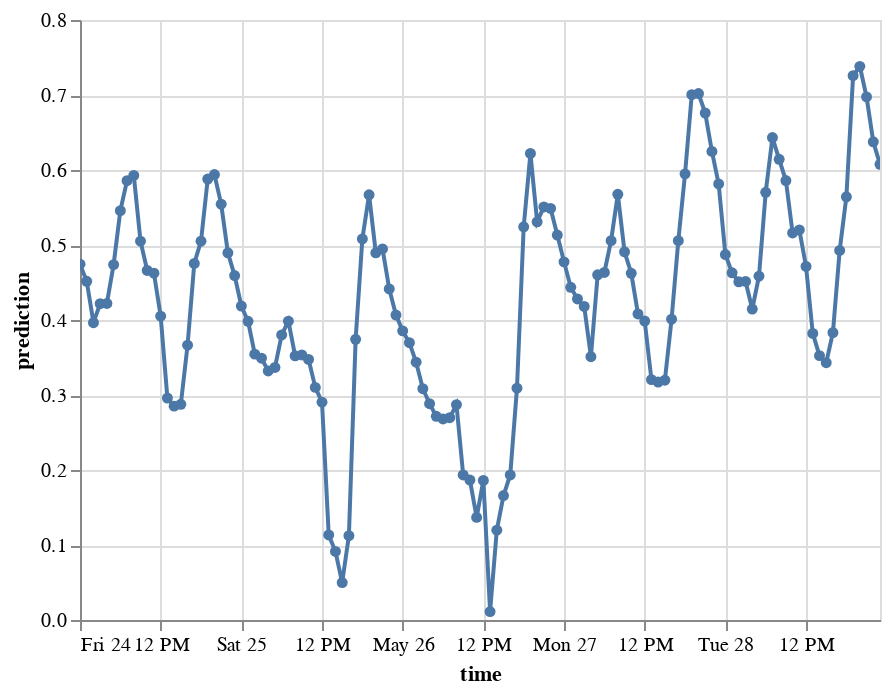

Here is the notebook cell this chart was saved with:
### Code cell
# Importing Altair for interactive visualization
import altair as alt

# Create Altair chart with line and dots
chart = alt.Chart(predictions_df).mark_line(point=True).encode(
    x='time:T', 
    y='prediction:Q', 
    # Adding tooltips for interactive information display
    tooltip=[alt.Tooltip('time:T', title='Date', format='%Y-%m-%d'), 
             alt.Tooltip('time:T', title='Time', format='%H:%M'), 
             alt.Tooltip('prediction:Q', title='Spot Price (DKK)', format='.2f'),
            ]
)
 
# Display the chart
chart.interactive()

### Figure 1 — Vega-Lite specification as saved in the notebook (floating-point values rounded to 4 significant figures)
{"config": {"view": {"continuousWidth": 400, "continuousHeight": 300}}, "data": {"name": "data-f8a8a5aced8513be75a772369137e051"}, "mark": {"type": "line", "point": true}, "encoding": {"tooltip": [{"field": "time", "format": "%Y-%m-%d", "title": "Date", "type": "temporal"}, {"field": "time", "format": "%H:%M", "title": "Time", "type": "temporal"}, {"field": "prediction", "format": ".2f", "title": "Spot Price (DKK)", "type": "quantitative"}], "x": {"field": "time", "type": "temporal"}, "y": {"field": "prediction", "type": "quantitative"}}, "selection": {"selector001": {"type": "interval", "bind": "scales", "encodings": ["x", "y"]}}, "$schema": "https://vega.github.io/schema/vega-lite/v4.17.0.json", "datasets": {"data-f8a8a5aced8513be75a772369137e051": [{"prediction": 0.4745, "time": "2024-05-24T00:00:00"}, {"prediction": 0.4517, "time": "2024-05-24T01:00:00"}, {"prediction": 0.3964, "time": "2024-05-24T02:00:00"}, {"prediction": 0.4217, "time": "2024-05-24T03:00:00"}, {"prediction": 0.4221, "time": "2024-05-24T04:00:00"}, {"prediction": 0.4738, "time": "2024-05-24T05:00:00"}, {"prediction": 0.5458, "time": "2024-05-24T06:00:00"}, {"prediction": 0.5858, "time": "2024-05-24T07:00:00"}, {"prediction": 0.5928, "time": "2024-05-24T08:00:00"}, {"prediction": 0.5051, "time": "2024-05-24T09:00:00"}, {"prediction": 0.4661, "time": "2024-05-24T10:00:00"}, {"prediction": 0.4625, "time": "2024-05-24T11:00:00"}, {"prediction": 0.4051, "time": "2024-05-24T12:00:00"}, {"prediction": 0.296, "time": "2024-05-24T13:00:00"}, {"prediction": 0.2851, "time": "2024-05-24T14:00:00"}, {"prediction": 0.2876, "time": "2024-05-24T15:00:00"}, {"prediction": 0.3663, "time": "2024-05-24T16:00:00"}, {"prediction": 0.4754, "time": "2024-05-24T17:00:00"}, {"prediction": 0.5051, "time": "2024-05-24T18:00:00"}, {"prediction": 0.5879, "time": "2024-05-24T19:00:00"}, {"prediction": 0.5939, "time": "2024-05-24T20:00:00"}, {"prediction": 0.5545, "time": "2024-05-24T21:00:00"}, {"prediction": 0.4896, "time": "2024-05-24T22:00:00"}, {"prediction": 0.4592, "time": "2024-05-24T23:00:00"}, {"prediction": 0.4186, "time": "2024-05-25T00:00:00"}, {"prediction": 0.3983, "time": "2024-05-25T01:00:00"}, {"prediction": 0.3545, "time": "2024-05-25T02:00:00"}, {"prediction": 0.3491, "time": "2024-05-25T03:00:00"}, {"prediction": 0.3321, "time": "2024-05-25T04:00:00"}, {"prediction": 0.3368, "time": "2024-05-25T05:00:00"}, {"prediction": 0.3801, "time": "2024-05-25T06:00:00"}, {"prediction": 0.3985, "time": "2024-05-25T07:00:00"}, {"prediction": 0.3523, "time": "2024-05-25T08:00:00"}, {"prediction": 0.3533, "time": "2024-05-25T09:00:00"}, {"prediction": 0.3475, "time": "2024-05-25T10:00:00"}, {"prediction": 0.3102, "time": "2024-05-25T11:00:00"}, {"prediction": 0.2905, "time": "2024-05-25T12:00:00"}, {"prediction": 0.1133, "time": "2024-05-25T13:00:00"}, {"prediction": 0.09134, "time": "2024-05-25T14:00:00"}, {"prediction": 0.04991, "time": "2024-05-25T15:00:00"}, {"prediction": 0.1125, "time": "2024-05-25T16:00:00"}, {"prediction": 0.3742, "time": "2024-05-25T17:00:00"}, {"prediction": 0.5081, "time": "2024-05-25T18:00:00"}, {"prediction": 0.567, "time": "2024-05-25T19:00:00"}, {"prediction": 0.4896, "time": "2024-05-25T20:00:00"}, {"prediction": 0.4947, "time": "2024-05-25T21:00:00"}, {"prediction": 0.4415, "time": "2024-05-25T22:00:00"}, {"prediction": 0.4066, "time": "2024-05-25T23:00:00"}, {"prediction": 0.3855, "time": "2024-05-26T00:00:00"}, {"prediction": 0.3697, "time": "2024-05-26T01:00:00"}, {"prediction": 0.3437, "time": "2024-05-26T02:00:00"}, {"prediction": 0.3084, "time": "2024-05-26T03:00:00"}, {"prediction": 0.2885, "time": "2024-05-26T04:00:00"}, {"prediction": 0.2716, "time": "2024-05-26T05:00:00"}, {"prediction": 0.268, "time": "2024-05-26T06:00:00"}, {"prediction": 0.2698, "time": "2024-05-26T07:00:00"}, {"prediction": 0.2872, "time": "2024-05-26T08:00:00"}, {"prediction": 0.1934, "time": "2024-05-26T09:00:00"}, {"prediction": 0.1866, "time": "2024-05-26T10:00:00"}, {"prediction": 0.1368, "time": "2024-05-26T11:00:00"}, {"prediction": 0.1862, "time": "2024-05-26T12:00:00"}, {"prediction": 0.01118, "time": "2024-05-26T13:00:00"}, {"prediction": 0.1198, "time": "2024-05-26T14:00:00"}, {"prediction": 0.1659, "time": "2024-05-26T15:00:00"}, {"prediction": 0.1934, "time": "2024-05-26T16:00:00"}, {"prediction": 0.309, "time": "2024-05-26T17:00:00"}, {"prediction": 0.5243, "time": "2024-05-26T18:00:00"}, {"prediction": 0.6221, "time": "2024-05-26T19:00:00"}, {"prediction": 0.5309, "time": "2024-05-26T20:00:00"}, {"prediction": 0.5508, "time": "2024-05-26T21:00:00"}, {"prediction": 0.5488, "time": "2024-05-26T22:00:00"}, {"prediction": 0.5133, "time": "2024-05-26T23:00:00"}, {"prediction": 0.4775, "time": "2024-05-27T00:00:00"}, {"prediction": 0.4436, "time": "2024-05-27T01:00:00"}, {"prediction": 0.428, "time": "2024-05-27T02:00:00"}, {"prediction": 0.4181, "time": "2024-05-27T03:00:00"}, {"prediction": 0.3511, "time": "2024-05-27T04:00:00"}, {"prediction": 0.4602, "time": "2024-05-27T05:00:00"}, {"prediction": 0.4635, "time": "2024-05-27T06:00:00"}, {"prediction": 0.5058, "time": "2024-05-27T07:00:00"}, {"prediction": 0.5676, "time": "2024-05-27T08:00:00"}, {"prediction": 0.4909, "time": "2024-05-27T09:00:00"}, {"prediction": 0.4623, "time": "2024-05-27T10:00:00"}, {"prediction": 0.4081, "time": "2024-05-27T11:00:00"}, {"prediction": 0.3986, "time": "2024-05-27T12:00:00"}, {"prediction": 0.3205, "time": "2024-05-27T13:00:00"}, {"prediction": 0.3172, "time": "2024-05-27T14:00:00"}, {"prediction": 0.3197, "time": "2024-05-27T15:00:00"}, {"prediction": 0.4011, "time": "2024-05-27T16:00:00"}, {"prediction": 0.5057, "time": "2024-05-27T17:00:00"}, {"prediction": 0.5949, "time": "2024-05-27T18:00:00"}, {"prediction": 0.7004, "time": "2024-05-27T19:00:00"}, {"prediction": 0.7019, "time": "2024-05-27T20:00:00"}, {"prediction": 0.6759, "time": "2024-05-27T21:00:00"}, {"prediction": 0.6247, "time": "2024-05-27T22:00:00"}, {"prediction": 0.5814, "time": "2024-05-27T23:00:00"}, {"prediction": 0.4873, "time": "2024-05-28T00:00:00"}, {"prediction": 0.4629, "time": "2024-05-28T01:00:00"}, {"prediction": 0.4509, "time": "2024-05-28T02:00:00"}, {"prediction": 0.4514, "time": "2024-05-28T03:00:00"}, {"prediction": 0.4146, "time": "2024-05-28T04:00:00"}, {"prediction": 0.4584, "time": "2024-05-28T05:00:00"}, {"prediction": 0.5703, "time": "2024-05-28T06:00:00"}, {"prediction": 0.6433, "time": "2024-05-28T07:00:00"}, {"prediction": 0.6142, "time": "2024-05-28T08:00:00"}, {"prediction": 0.586, "time": "2024-05-28T09:00:00"}, {"prediction": 0.5161, "time": "2024-05-28T10:00:00"}, {"prediction": 0.5201, "time": "2024-05-28T11:00:00"}, {"prediction": 0.4714, "time": "2024-05-28T12:00:00"}, {"prediction": 0.3821, "time": "2024-05-28T13:00:00"}, {"prediction": 0.3525, "time": "2024-05-28T14:00:00"}, {"prediction": 0.3431, "time": "2024-05-28T15:00:00"}, {"prediction": 0.3833, "time": "2024-05-28T16:00:00"}, {"prediction": 0.4927, "time": "2024-05-28T17:00:00"}, {"prediction": 0.5642, "time": "2024-05-28T18:00:00"}, {"prediction": 0.7257, "time": "2024-05-28T19:00:00"}, {"prediction": 0.7382, "time": "2024-05-28T20:00:00"}, {"prediction": 0.6975, "time": "2024-05-28T21:00:00"}, {"prediction": 0.6376, "time": "2024-05-28T22:00:00"}, {"prediction": 0.6075, "time": "2024-05-28T23:00:00"}]}}
